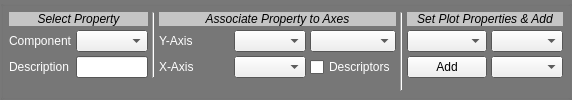
          <widget class="QGroupBox" name="groupBox_4">
           <property name="palette">
            <palette>
             <active>
              <colorrole role="WindowText">
               <brush brushstyle="SolidPattern">
                <color alpha="255">
                 <red>255</red>
                 <green>255</green>
                 <blue>255</blue>
                </color>
               </brush>
              </colorrole>
              <colorrole role="Base">
               <brush brushstyle="SolidPattern">
                <color alpha="255">
                 <red>255</red>
                 <green>255</green>
                 <blue>255</blue>
                </color>
               </brush>
              </colorrole>
              <colorrole role="Window">
               <brush brushstyle="SolidPattern">
                <color alpha="255">
                 <red>120</red>
                 <green>120</green>
                 <blue>120</blue>
                </color>
               </brush>
              </colorrole>
             </active>
             <inactive>
              <colorrole role="WindowText">
               <brush brushstyle="SolidPattern">
                <color alpha="255">
                 <red>255</red>
                 <green>255</green>
                 <blue>255</blue>
                </color>
               </brush>
              </colorrole>
              <colorrole role="Base">
               <brush brushstyle="SolidPattern">
                <color alpha="255">
                 <red>255</red>
                 <green>255</green>
                 <blue>255</blue>
                </color>
               </brush>
              </colorrole>
              <colorrole role="Window">
               <brush brushstyle="SolidPattern">
                <color alpha="255">
                 <red>120</red>
                 <green>120</green>
                 <blue>120</blue>
                </color>
               </brush>
              </colorrole>
             </inactive>
             <disabled>
              <colorrole role="WindowText">
               <brush brushstyle="SolidPattern">
                <color alpha="255">
                 <red>120</red>
                 <green>120</green>
                 <blue>120</blue>
                </color>
               </brush>
              </colorrole>
              <colorrole role="Base">
               <brush brushstyle="SolidPattern">
                <color alpha="255">
                 <red>120</red>
                 <green>120</green>
                 <blue>120</blue>
                </color>
               </brush>
              </colorrole>
              <colorrole role="Window">
               <brush brushstyle="SolidPattern">
                <color alpha="255">
                 <red>120</red>
                 <green>120</green>
                 <blue>120</blue>
                </color>
               </brush>
              </colorrole>
             </disabled>
            </palette>
           </property>
           <property name="font">
            <font>
             <weight>75</weight>
             <bold>true</bold>
            </font>
           </property>
           <property name="autoFillBackground">
            <bool>true</bool>
           </property>
           <property name="title">
            <string/>
           </property>
           <layout class="QGridLayout" name="gridLayout_2" rowstretch="0,0,0,0" columnstretch="1,2,1,2,2,2,1,2,2">
            <property name="leftMargin">
             <number>6</number>
            </property>
            <property name="topMargin">
             <number>6</number>
            </property>
            <property name="rightMargin">
             <number>6</number>
            </property>
            <property name="bottomMargin">
             <number>6</number>
            </property>
            <property name="spacing">
             <number>4</number>
            </property>
            <item row="2" column="0">
             <widget class="QLabel" name="label">
              <property name="palette">
               <palette>
                <active>
                 <colorrole role="WindowText">
                  <brush brushstyle="SolidPattern">
                   <color alpha="255">
                    <red>255</red>
                    <green>255</green>
                    <blue>255</blue>
                   </color>
                  </brush>
                 </colorrole>
                </active>
                <inactive>
                 <colorrole role="WindowText">
                  <brush brushstyle="SolidPattern">
                   <color alpha="255">
                    <red>255</red>
                    <green>255</green>
                    <blue>255</blue>
                   </color>
                  </brush>
                 </colorrole>
                </inactive>
                <disabled>
                 <colorrole role="WindowText">
                  <brush brushstyle="SolidPattern">
                   <color alpha="255">
                    <red>120</red>
                    <green>120</green>
                    <blue>120</blue>
                   </color>
                  </brush>
                 </colorrole>
                </disabled>
               </palette>
              </property>
              <property name="font">
               <font>
                <weight>50</weight>
                <bold>false</bold>
               </font>
              </property>
              <property name="text">
               <string>Description</string>
              </property>
             </widget>
            </item>
            <item row="2" column="1">
             <widget class="QLineEdit" name="lineEdit_description">
              <property name="palette">
               <palette>
                <active>
                 <colorrole role="WindowText">
                  <brush brushstyle="SolidPattern">
                   <color alpha="255">
                    <red>0</red>
                    <green>0</green>
                    <blue>0</blue>
                   </color>
                  </brush>
                 </colorrole>
                </active>
                <inactive>
                 <colorrole role="WindowText">
                  <brush brushstyle="SolidPattern">
                   <color alpha="255">
                    <red>0</red>
                    <green>0</green>
                    <blue>0</blue>
                   </color>
                  </brush>
                 </colorrole>
                </inactive>
                <disabled>
                 <colorrole role="WindowText">
                  <brush brushstyle="SolidPattern">
                   <color alpha="255">
                    <red>120</red>
                    <green>120</green>
                    <blue>120</blue>
                   </color>
                  </brush>
                 </colorrole>
                </disabled>
               </palette>
              </property>
              <property name="font">
               <font>
                <weight>50</weight>
                <bold>false</bold>
               </font>
              </property>
             </widget>
            </item>
            <item row="1" column="5">
             <widget class="QComboBox" name="comboBox_context">
              <property name="minimumSize">
               <size>
                <width>60</width>
                <height>0</height>
               </size>
              </property>
              <property name="maximumSize">
               <size>
                <width>100</width>
                <height>16777215</height>
               </size>
              </property>
              <property name="font">
               <font>
                <weight>50</weight>
                <bold>false</bold>
               </font>
              </property>
             </widget>
            </item>
            <item row="2" column="5">
             <widget class="QCheckBox" name="checkBox_showDescriptors">
              <property name="font">
               <font>
                <weight>50</weight>
                <bold>false</bold>
               </font>
              </property>
              <property name="text">
               <string>Descriptors</string>
              </property>
             </widget>
            </item>
            <item row="1" column="1">
             <widget class="QComboBox" name="comboBox_components">
              <property name="palette">
               <palette>
                <active>
                 <colorrole role="WindowText">
                  <brush brushstyle="SolidPattern">
                   <color alpha="255">
                    <red>0</red>
                    <green>0</green>
                    <blue>0</blue>
                   </color>
                  </brush>
                 </colorrole>
                </active>
                <inactive>
                 <colorrole role="WindowText">
                  <brush brushstyle="SolidPattern">
                   <color alpha="255">
                    <red>0</red>
                    <green>0</green>
                    <blue>0</blue>
                   </color>
                  </brush>
                 </colorrole>
                </inactive>
                <disabled>
                 <colorrole role="WindowText">
                  <brush brushstyle="SolidPattern">
                   <color alpha="255">
                    <red>120</red>
                    <green>120</green>
                    <blue>120</blue>
                   </color>
                  </brush>
                 </colorrole>
                </disabled>
               </palette>
              </property>
              <property name="font">
               <font>
                <weight>50</weight>
                <bold>false</bold>
               </font>
              </property>
             </widget>
            </item>
            <item row="1" column="3">
             <widget class="QLabel" name="label_2">
              <property name="palette">
               <palette>
                <active>
                 <colorrole role="WindowText">
                  <brush brushstyle="SolidPattern">
                   <color alpha="255">
                    <red>255</red>
                    <green>255</green>
                    <blue>255</blue>
                   </color>
                  </brush>
                 </colorrole>
                </active>
                <inactive>
                 <colorrole role="WindowText">
                  <brush brushstyle="SolidPattern">
                   <color alpha="255">
                    <red>255</red>
                    <green>255</green>
                    <blue>255</blue>
                   </color>
                  </brush>
                 </colorrole>
                </inactive>
                <disabled>
                 <colorrole role="WindowText">
                  <brush brushstyle="SolidPattern">
                   <color alpha="255">
                    <red>120</red>
                    <green>120</green>
                    <blue>120</blue>
                   </color>
                  </brush>
                 </colorrole>
                </disabled>
               </palette>
              </property>
              <property name="font">
               <font>
                <weight>50</weight>
                <bold>false</bold>
               </font>
              </property>
              <property name="text">
               <string>Y-Axis</string>
              </property>
             </widget>
            </item>
            <item row="1" column="7">
             <widget class="QComboBox" name="comboBox_color">
              <property name="minimumSize">
               <size>
                <width>60</width>
                <height>0</height>
               </size>
              </property>
              <property name="maximumSize">
               <size>
                <width>100</width>
                <height>16777215</height>
               </size>
              </property>
              <property name="palette">
               <palette>
                <active>
                 <colorrole role="WindowText">
                  <brush brushstyle="SolidPattern">
                   <color alpha="255">
                    <red>0</red>
                    <green>0</green>
                    <blue>0</blue>
                   </color>
                  </brush>
                 </colorrole>
                </active>
                <inactive>
                 <colorrole role="WindowText">
                  <brush brushstyle="SolidPattern">
                   <color alpha="255">
                    <red>0</red>
                    <green>0</green>
                    <blue>0</blue>
                   </color>
                  </brush>
                 </colorrole>
                </inactive>
                <disabled>
                 <colorrole role="WindowText">
                  <brush brushstyle="SolidPattern">
                   <color alpha="255">
                    <red>120</red>
                    <green>120</green>
                    <blue>120</blue>
                   </color>
                  </brush>
                 </colorrole>
                </disabled>
               </palette>
              </property>
              <property name="font">
               <font>
                <weight>50</weight>
                <bold>false</bold>
               </font>
              </property>
             </widget>
            </item>
            <item row="1" column="4">
             <widget class="QComboBox" name="comboBox_y_properties">
              <property name="palette">
               <palette>
                <active>
                 <colorrole role="WindowText">
                  <brush brushstyle="SolidPattern">
                   <color alpha="255">
                    <red>0</red>
                    <green>0</green>
                    <blue>0</blue>
                   </color>
                  </brush>
                 </colorrole>
                </active>
                <inactive>
                 <colorrole role="WindowText">
                  <brush brushstyle="SolidPattern">
                   <color alpha="255">
                    <red>0</red>
                    <green>0</green>
                    <blue>0</blue>
                   </color>
                  </brush>
                 </colorrole>
                </inactive>
                <disabled>
                 <colorrole role="WindowText">
                  <brush brushstyle="SolidPattern">
                   <color alpha="255">
                    <red>120</red>
                    <green>120</green>
                    <blue>120</blue>
                   </color>
                  </brush>
                 </colorrole>
                </disabled>
               </palette>
              </property>
              <property name="font">
               <font>
                <weight>50</weight>
                <bold>false</bold>
               </font>
              </property>
             </widget>
            </item>
            <item row="1" column="8">
             <widget class="QComboBox" name="comboBox_style">
              <property name="minimumSize">
               <size>
                <width>60</width>
                <height>0</height>
               </size>
              </property>
              <property name="maximumSize">
               <size>
                <width>100</width>
                <height>16777215</height>
               </size>
              </property>
              <property name="palette">
               <palette>
                <active>
                 <colorrole role="WindowText">
                  <brush brushstyle="SolidPattern">
                   <color alpha="255">
                    <red>0</red>
                    <green>0</green>
                    <blue>0</blue>
                   </color>
                  </brush>
                 </colorrole>
                </active>
                <inactive>
                 <colorrole role="WindowText">
                  <brush brushstyle="SolidPattern">
                   <color alpha="255">
                    <red>0</red>
                    <green>0</green>
                    <blue>0</blue>
                   </color>
                  </brush>
                 </colorrole>
                </inactive>
                <disabled>
                 <colorrole role="WindowText">
                  <brush brushstyle="SolidPattern">
                   <color alpha="255">
                    <red>120</red>
                    <green>120</green>
                    <blue>120</blue>
                   </color>
                  </brush>
                 </colorrole>
                </disabled>
               </palette>
              </property>
              <property name="font">
               <font>
                <weight>50</weight>
                <bold>false</bold>
               </font>
              </property>
             </widget>
            </item>
            <item row="2" column="3">
             <widget class="QLabel" name="label_6">
              <property name="palette">
               <palette>
                <active>
                 <colorrole role="WindowText">
                  <brush brushstyle="SolidPattern">
                   <color alpha="255">
                    <red>255</red>
                    <green>255</green>
                    <blue>255</blue>
                   </color>
                  </brush>
                 </colorrole>
                </active>
                <inactive>
                 <colorrole role="WindowText">
                  <brush brushstyle="SolidPattern">
                   <color alpha="255">
                    <red>255</red>
                    <green>255</green>
                    <blue>255</blue>
                   </color>
                  </brush>
                 </colorrole>
                </inactive>
                <disabled>
                 <colorrole role="WindowText">
                  <brush brushstyle="SolidPattern">
                   <color alpha="255">
                    <red>120</red>
                    <green>120</green>
                    <blue>120</blue>
                   </color>
                  </brush>
                 </colorrole>
                </disabled>
               </palette>
              </property>
              <property name="font">
               <font>
                <weight>50</weight>
                <bold>false</bold>
               </font>
              </property>
              <property name="text">
               <string>X-Axis</string>
              </property>
             </widget>
            </item>
            <item row="1" column="0">
             <widget class="QLabel" name="label_4">
              <property name="font">
               <font>
                <weight>50</weight>
                <bold>false</bold>
               </font>
              </property>
              <property name="text">
               <string>Component</string>
              </property>
             </widget>
            </item>
            <item row="2" column="7">
             <widget class="QPushButton" name="pushButton_add_plot">
              <property name="maximumSize">
               <size>
                <width>100</width>
                <height>16777215</height>
               </size>
              </property>
              <property name="font">
               <font>
                <weight>50</weight>
                <bold>false</bold>
               </font>
              </property>
              <property name="text">
               <string>Add</string>
              </property>
             </widget>
            </item>
            <item row="2" column="4">
             <widget class="QComboBox" name="comboBox_x_properties">
              <property name="palette">
               <palette>
                <active>
                 <colorrole role="WindowText">
                  <brush brushstyle="SolidPattern">
                   <color alpha="255">
                    <red>0</red>
                    <green>0</green>
                    <blue>0</blue>
                   </color>
                  </brush>
                 </colorrole>
                </active>
                <inactive>
                 <colorrole role="WindowText">
                  <brush brushstyle="SolidPattern">
                   <color alpha="255">
                    <red>0</red>
                    <green>0</green>
                    <blue>0</blue>
                   </color>
                  </brush>
                 </colorrole>
                </inactive>
                <disabled>
                 <colorrole role="WindowText">
                  <brush brushstyle="SolidPattern">
                   <color alpha="255">
                    <red>120</red>
                    <green>120</green>
                    <blue>120</blue>
                   </color>
                  </brush>
                 </colorrole>
                </disabled>
               </palette>
              </property>
              <property name="font">
               <font>
                <weight>50</weight>
                <bold>false</bold>
               </font>
              </property>
             </widget>
            </item>
            <item row="2" column="8">
             <widget class="QComboBox" name="comboBox_width">
              <property name="minimumSize">
               <size>
                <width>60</width>
                <height>0</height>
               </size>
              </property>
              <property name="maximumSize">
               <size>
                <width>100</width>
                <height>16777215</height>
               </size>
              </property>
              <property name="font">
               <font>
                <weight>50</weight>
                <bold>false</bold>
               </font>
              </property>
             </widget>
            </item>
            <item row="0" column="0" colspan="2">
             <widget class="QLabel" name="label_3">
              <property name="palette">
               <palette>
                <active>
                 <colorrole role="WindowText">
                  <brush brushstyle="SolidPattern">
                   <color alpha="255">
                    <red>0</red>
                    <green>0</green>
                    <blue>0</blue>
                   </color>
                  </brush>
                 </colorrole>
                 <colorrole role="Base">
                  <brush brushstyle="SolidPattern">
                   <color alpha="255">
                    <red>255</red>
                    <green>255</green>
                    <blue>255</blue>
                   </color>
                  </brush>
                 </colorrole>
                 <colorrole role="Window">
                  <brush brushstyle="SolidPattern">
                   <color alpha="255">
                    <red>197</red>
                    <green>197</green>
                    <blue>197</blue>
                   </color>
                  </brush>
                 </colorrole>
                </active>
                <inactive>
                 <colorrole role="WindowText">
                  <brush brushstyle="SolidPattern">
                   <color alpha="255">
                    <red>0</red>
                    <green>0</green>
                    <blue>0</blue>
                   </color>
                  </brush>
                 </colorrole>
                 <colorrole role="Base">
                  <brush brushstyle="SolidPattern">
                   <color alpha="255">
                    <red>255</red>
                    <green>255</green>
                    <blue>255</blue>
                   </color>
                  </brush>
                 </colorrole>
                 <colorrole role="Window">
                  <brush brushstyle="SolidPattern">
                   <color alpha="255">
                    <red>197</red>
                    <green>197</green>
                    <blue>197</blue>
                   </color>
                  </brush>
                 </colorrole>
                </inactive>
                <disabled>
                 <colorrole role="WindowText">
                  <brush brushstyle="SolidPattern">
                   <color alpha="255">
                    <red>120</red>
                    <green>120</green>
                    <blue>120</blue>
                   </color>
                  </brush>
                 </colorrole>
                 <colorrole role="Base">
                  <brush brushstyle="SolidPattern">
                   <color alpha="255">
                    <red>197</red>
                    <green>197</green>
                    <blue>197</blue>
                   </color>
                  </brush>
                 </colorrole>
                 <colorrole role="Window">
                  <brush brushstyle="SolidPattern">
                   <color alpha="255">
                    <red>197</red>
                    <green>197</green>
                    <blue>197</blue>
                   </color>
                  </brush>
                 </colorrole>
                </disabled>
               </palette>
              </property>
              <property name="font">
               <font>
                <weight>50</weight>
                <italic>true</italic>
                <bold>false</bold>
               </font>
              </property>
              <property name="autoFillBackground">
               <bool>true</bool>
              </property>
              <property name="text">
               <string>Select Property</string>
              </property>
              <property name="alignment">
               <set>Qt::AlignCenter</set>
              </property>
             </widget>
            </item>
            <item row="0" column="3" colspan="3">
             <widget class="QLabel" name="label_5">
              <property name="palette">
               <palette>
                <active>
                 <colorrole role="WindowText">
                  <brush brushstyle="SolidPattern">
                   <color alpha="255">
                    <red>0</red>
                    <green>0</green>
                    <blue>0</blue>
                   </color>
                  </brush>
                 </colorrole>
                 <colorrole role="Base">
                  <brush brushstyle="SolidPattern">
                   <color alpha="255">
                    <red>255</red>
                    <green>255</green>
                    <blue>255</blue>
                   </color>
                  </brush>
                 </colorrole>
                 <colorrole role="Window">
                  <brush brushstyle="SolidPattern">
                   <color alpha="255">
                    <red>197</red>
                    <green>197</green>
                    <blue>197</blue>
                   </color>
                  </brush>
                 </colorrole>
                </active>
                <inactive>
                 <colorrole role="WindowText">
                  <brush brushstyle="SolidPattern">
                   <color alpha="255">
                    <red>0</red>
                    <green>0</green>
                    <blue>0</blue>
                   </color>
                  </brush>
                 </colorrole>
                 <colorrole role="Base">
                  <brush brushstyle="SolidPattern">
                   <color alpha="255">
                    <red>255</red>
                    <green>255</green>
                    <blue>255</blue>
                   </color>
                  </brush>
                 </colorrole>
                 <colorrole role="Window">
                  <brush brushstyle="SolidPattern">
                   <color alpha="255">
                    <red>197</red>
                    <green>197</green>
                    <blue>197</blue>
                   </color>
                  </brush>
                 </colorrole>
                </inactive>
                <disabled>
                 <colorrole role="WindowText">
                  <brush brushstyle="SolidPattern">
                   <color alpha="255">
                    <red>120</red>
                    <green>120</green>
                    <blue>120</blue>
                   </color>
                  </brush>
                 </colorrole>
                 <colorrole role="Base">
                  <brush brushstyle="SolidPattern">
                   <color alpha="255">
                    <red>197</red>
                    <green>197</green>
                    <blue>197</blue>
                   </color>
                  </brush>
                 </colorrole>
                 <colorrole role="Window">
                  <brush brushstyle="SolidPattern">
                   <color alpha="255">
                    <red>197</red>
                    <green>197</green>
                    <blue>197</blue>
                   </color>
                  </brush>
                 </colorrole>
                </disabled>
               </palette>
              </property>
              <property name="font">
               <font>
                <weight>50</weight>
                <italic>true</italic>
                <bold>false</bold>
               </font>
              </property>
              <property name="autoFillBackground">
               <bool>true</bool>
              </property>
              <property name="text">
               <string>Associate Property to Axes</string>
              </property>
              <property name="alignment">
               <set>Qt::AlignCenter</set>
              </property>
             </widget>
            </item>
            <item row="0" column="2" rowspan="3">
             <widget class="Line" name="line_3">
              <property name="orientation">
               <enum>Qt::Vertical</enum>
              </property>
             </widget>
            </item>
            <item row="0" column="6" rowspan="4">
             <widget class="Line" name="line_2">
              <property name="orientation">
               <enum>Qt::Vertical</enum>
              </property>
             </widget>
            </item>
            <item row="0" column="7" colspan="2">
             <widget class="QLabel" name="label_12">
              <property name="palette">
               <palette>
                <active>
                 <colorrole role="WindowText">
                  <brush brushstyle="SolidPattern">
                   <color alpha="255">
                    <red>0</red>
                    <green>0</green>
                    <blue>0</blue>
                   </color>
                  </brush>
                 </colorrole>
                 <colorrole role="Base">
                  <brush brushstyle="SolidPattern">
                   <color alpha="255">
                    <red>255</red>
                    <green>255</green>
                    <blue>255</blue>
                   </color>
                  </brush>
                 </colorrole>
                 <colorrole role="Window">
                  <brush brushstyle="SolidPattern">
                   <color alpha="255">
                    <red>197</red>
                    <green>197</green>
                    <blue>197</blue>
                   </color>
                  </brush>
                 </colorrole>
                </active>
                <inactive>
                 <colorrole role="WindowText">
                  <brush brushstyle="SolidPattern">
                   <color alpha="255">
                    <red>0</red>
                    <green>0</green>
                    <blue>0</blue>
                   </color>
                  </brush>
                 </colorrole>
                 <colorrole role="Base">
                  <brush brushstyle="SolidPattern">
                   <color alpha="255">
                    <red>255</red>
                    <green>255</green>
                    <blue>255</blue>
                   </color>
                  </brush>
                 </colorrole>
                 <colorrole role="Window">
                  <brush brushstyle="SolidPattern">
                   <color alpha="255">
                    <red>197</red>
                    <green>197</green>
                    <blue>197</blue>
                   </color>
                  </brush>
                 </colorrole>
                </inactive>
                <disabled>
                 <colorrole role="WindowText">
                  <brush brushstyle="SolidPattern">
                   <color alpha="255">
                    <red>120</red>
                    <green>120</green>
                    <blue>120</blue>
                   </color>
                  </brush>
                 </colorrole>
                 <colorrole role="Base">
                  <brush brushstyle="SolidPattern">
                   <color alpha="255">
                    <red>197</red>
                    <green>197</green>
                    <blue>197</blue>
                   </color>
                  </brush>
                 </colorrole>
                 <colorrole role="Window">
                  <brush brushstyle="SolidPattern">
                   <color alpha="255">
                    <red>197</red>
                    <green>197</green>
                    <blue>197</blue>
                   </color>
                  </brush>
                 </colorrole>
                </disabled>
               </palette>
              </property>
              <property name="font">
               <font>
                <weight>50</weight>
                <italic>true</italic>
                <bold>false</bold>
               </font>
              </property>
              <property name="autoFillBackground">
               <bool>true</bool>
              </property>
              <property name="text">
               <string>Set Plot Properties &amp; Add</string>
              </property>
              <property name="alignment">
               <set>Qt::AlignCenter</set>
              </property>
             </widget>
            </item>
           </layout>
          </widget>
